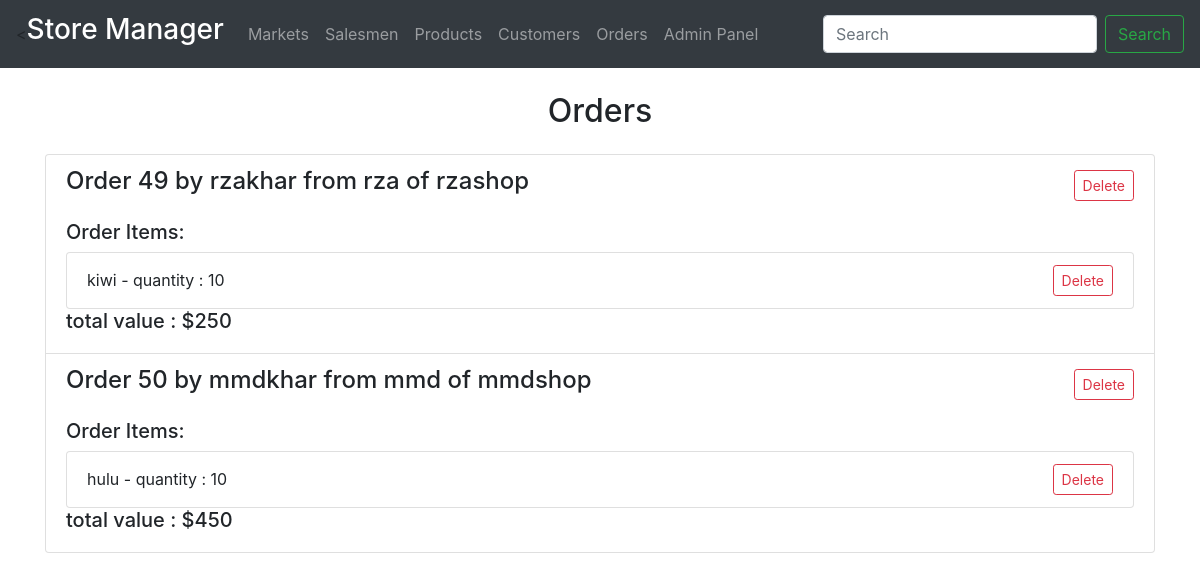
/orders/, run on an earlier commit of the app's database.
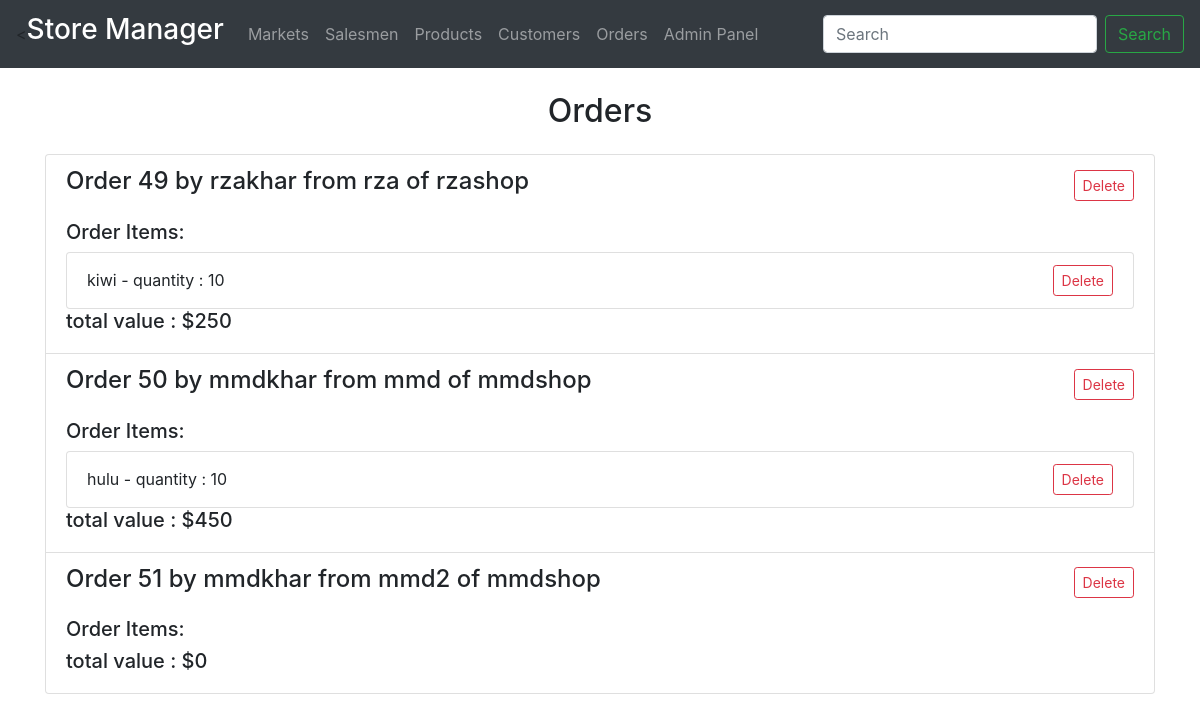
And on a later commit of the database.
### storeManager/models.py (models this page shows, shortened)
class Order(models.Model):
    order_id = models.AutoField(primary_key=True)
    customer = models.ForeignKey(Customer, on_delete=models.CASCADE)
    order_date = models.DateField(auto_created=True, auto_now=True)
    market = models.ForeignKey(Market, on_delete=models.CASCADE, null=True, blank=True)
    salesman = models.ForeignKey(Salesman, on_delete=models.CASCADE, null=True, blank=True)
    total_value = models.IntegerField(default=0)

class Customer(models.Model):
    customer_id = models.AutoField(primary_key=True)
    customer_name = models.CharField(max_length=255)
    email = models.EmailField(null=True, blank=True)
    market = models.ForeignKey(Market, on_delete=models.CASCADE, null=True, blank=True)
    def __str__(self):
        return self.customer_name

class Salesman(models.Model):
    salesman_id = models.AutoField(primary_key=True)
    salesman_name = models.CharField(max_length=255)
    market = models.ForeignKey(Market, on_delete=models.CASCADE)
    def __str__(self):
        return self.salesman_name

class Market(models.Model):
    market_id = models.AutoField(primary_key=True)
    market_name = models.CharField(max_length=255)
    location = models.CharField(max_length=255)
    def __str__(self):
        return self.market_name

class OrderItem(models.Model):
    item_id = models.AutoField(primary_key=True)
    order = models.ForeignKey(Order, on_delete=models.CASCADE)
    product = models.ForeignKey(Product, on_delete=models.CASCADE)
    quantity = models.IntegerField(default=0)
    stock_state = models.BooleanField(default=False)

class Product(models.Model):
    product_id = models.AutoField(primary_key=True)
    product_name = models.CharField(max_length=255)
    price = models.DecimalField(max_digits=10, decimal_places=2)
    stock = models.IntegerField()
    market = models.ForeignKey(Market, on_delete=models.CASCADE, null=True, blank=True)
    salesman = models.ForeignKey(Salesman, on_delete=models.CASCADE, null=True, blank=True)
    def __str__(self):
        return self.product_name

### storeManager/views.py (the view)
# urls.py: path('orders/', views.OrderListView.as_view(), name='order_list'),
class OrderListView(ListView):
    model = Order
    template_name = 'order/order_list.html'
    context_object_name = 'orders'
    def get_queryset(self):
        query = self.request.GET.get('q')
        if query:
            return Order.objects.filter(customer__customer_name__icontains=query)
        return Order.objects.all()
    def get_context_data(self, **kwargs):
        context = super().get_context_data(**kwargs)
        context['additional_objects'] = OrderItem.objects.all()
        return context
    def setup(self, request, *args, **kwargs):
        orders = Order.objects.all()
        total_value = 0
        for order in orders:
            orderitems = OrderItem.objects.filter(order=order)
            for orderitem in orderitems:
                p = Product.objects.get(pk=orderitem.product.pk)
                total_value += (p.price * orderitem.quantity)
                order.total_value = total_value
                order.save()
            if not orderitems:
                order.total_value = 0
                order.save()
        return super().setup(request, *args, **kwargs)

### storeManager/templates/order/order_list.html
{% extends 'base.html' %}
{% block content %}
<div class="container">
    <h2 class="text-center my-4">Orders</h2>
    <div class="list-group">
        {% for order in object_list %}
            <div class="list-group-item">
                <div class="d-flex justify-content-between align-items-center">
                    <h4>
                        Order {{ order.order_id }} by {{ order.customer }} from {{order.salesman}} of {{ order.market }}
                    </h4>
                    <div>
                        <a href="{% url 'order_delete' order.pk %}" class="btn btn-sm btn-outline-danger">Delete</a>
                    </div>
                </div>
                <div class="mt-3">
                    <h5>Order Items:</h5>
                    <ul class="list-group">
                        {% for orderitem in additional_objects %}
                            {% if orderitem.order == order %}
                                <li class="list-group-item d-flex justify-content-between align-items-center">
                                    {{ orderitem.product }} - quantity : {{ orderitem.quantity }}
                                    <div>
                                        <a href="{% url 'orderitem_delete' orderitem.pk %}" class="btn btn-sm btn-outline-danger">Delete</a>
                                    </div>
                                </li>
                            {% endif %}
                        {% empty %}
                            <li>No orderItem available</li>
                        {% endfor %}
                    </ul>
                    <h5>total value : ${{ order.total_value }}</h5>
                </div>
            </div>
        {% empty %}
            <li>No order available</li>
        {% endfor %}
    </div>
</div>
{% endblock %}

What changed in the data, as far as the page shows it:
added Order: order_id "51", customer "mmdkhar", salesman "mmd2", market "mmdshop", total_value "0"
